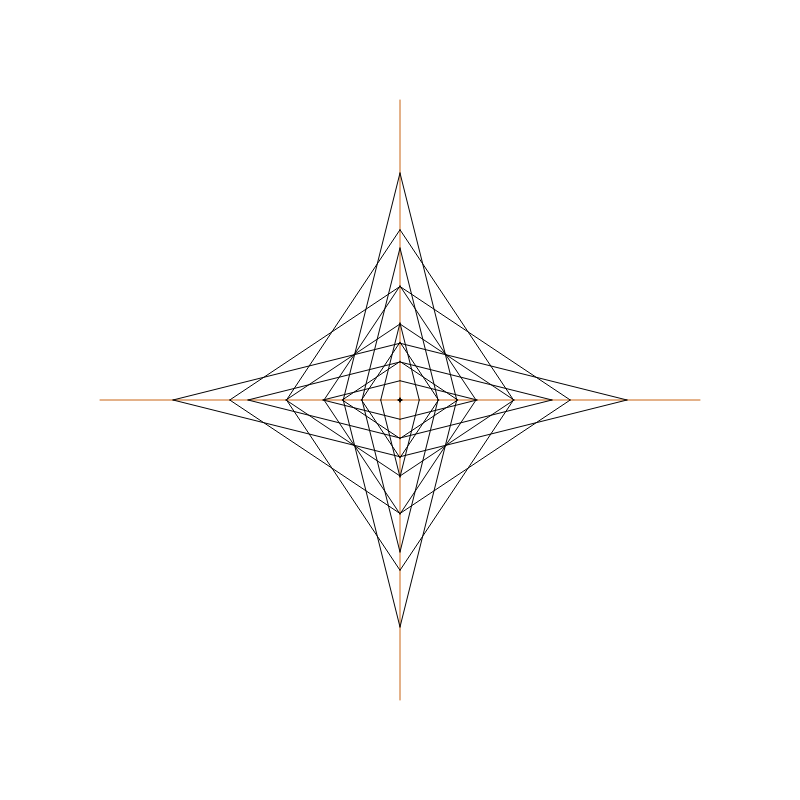
Frame 1 (no input)
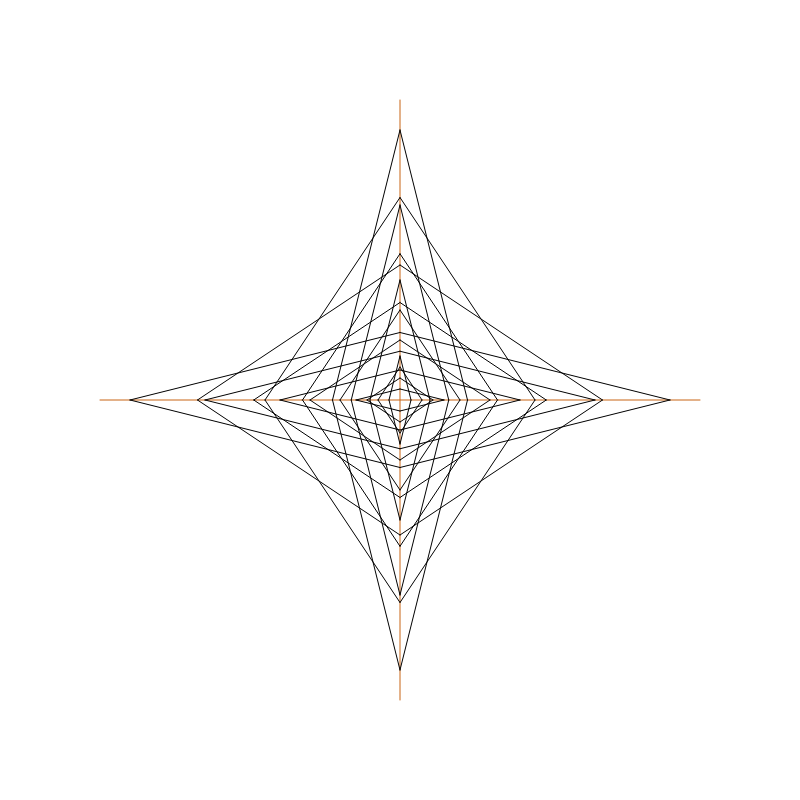
Frame 60 (no input)
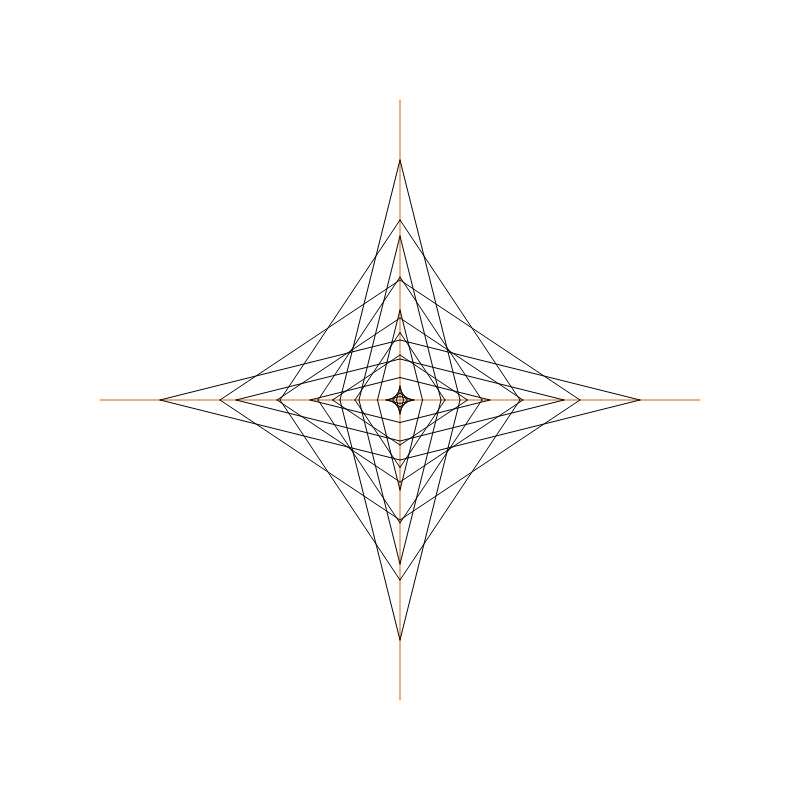
Frame 120 (the mouse pressed at the canvas centre since frame 60)

The p5.js sketch that drew these frames (run headless with seeded random() and noise() and a simulated clock; from frame 60 on, the mouse is pressed at the canvas centre):

// p5.js sketch
// ── sketch.js
let sets = [];
const numSets = 4;
const maxDist = 300;
const speed = 1;
let baseHue = 200;

function setup() {
  createCanvas(800, 800);
  for (let i = 0; i < numSets; i++) {
    sets.push({
      progress: i * (1/numSets)
    });
  }
  // colorMode(HSB)
}

function draw() {
  background(255);
  translate(width/2, height/2);

  
  
  // Center lines
  stroke(baseHue, 100,20);
  console.log(baseHue)
  strokeWeight(1);
  // baseHue = (baseHue + 10) % 360;
  
  line(0, -maxDist, 0, maxDist);
  line(-maxDist, 0, maxDist, 0);
  
  sets.forEach((set, idx) => {
    set.progress += speed/150;
    if (set.progress >= 1) {
      set.progress = 0;
    }
    
    let distance = set.progress * maxDist;
    let yPoints = [-maxDist, -(maxDist/4*3), -(maxDist/4*2), -(maxDist/4*1)].map(y => y * set.progress);
    let xPoints = [(maxDist/4*1), (maxDist/4*2), (maxDist/4*3), maxDist].map(x => x * set.progress);
    
    // Calculate opacity based on progress
    let opacity = set.progress >= 0.9 ? map(set.progress, 0.9, 1, 255, 0) : 255;
    
    for (let i = 0; i < yPoints.length; i++) {
      stroke(0, opacity);
      // Top left
      line(0, yPoints[i], -xPoints[i], 0);
      // Top right
      line(0, yPoints[i], xPoints[i], 0);
      // Bottom left
      line(0, -yPoints[i], -xPoints[i], 0);
      // Bottom right
      line(0, -yPoints[i], xPoints[i], 0);
    }
  });
}
